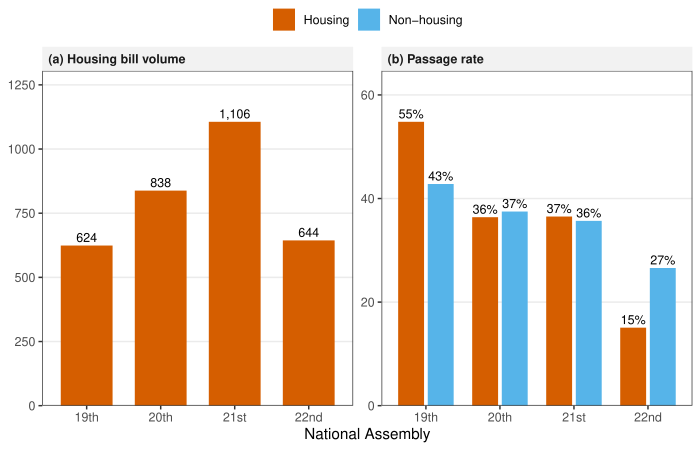

R code for this plot:
# fig_3.R
# Housing bill volume and passage rates across the 19th-22nd Assemblies.
# All numbers are computed from master_bills_{19-22}.parquet.

suppressPackageStartupMessages({
  library(arrow)
  library(dplyr)
  library(ggplot2)
  library(tidyr)
})

data_dir <- Sys.getenv("KBL_DATA",
                      "/Users/kyusik/Desktop/kyusik-github/kna/data/processed")

# ---- 1. Load bills for the 19th-22nd Assemblies ----------------------------
bills <- bind_rows(lapply(19:22, function(a) {
  read_parquet(file.path(data_dir, sprintf("master_bills_%d.parquet", a)))
}))

# ---- 2. Housing classification ---------------------------------------------
# Broad Korean housing / real-estate keyword set applied to bill title.
housing_pattern <- paste(
  "\uc8fc\ud0dd",       # 주택
  "\ubd80\ub3d9\uc0b0", # 부동산
  "\uc784\ub300",       # 임대
  "\uc804\uc138",       # 전세
  "\uc6d4\uc138",       # 월세
  "\uc7ac\uac1c\ubc1c", # 재개발
  "\uc7ac\uac74\ucd95", # 재건축
  "\uc8fc\uac70",       # 주거
  "\ud0dd\uc9c0",       # 택지
  "\ubd84\uc591",       # 분양
  "\uc784\ucc28",       # 임차
  "\uac74\ucd95",       # 건축
  sep = "|")

bills <- bills %>%
  mutate(
    is_housing = grepl(housing_pattern, bill_nm),
    passed_bin = ifelse(is.na(passed), 0, as.integer(passed))
  )

# ---- 3. Aggregate counts & passage rates -----------------------------------
agg <- bills %>%
  group_by(age, is_housing) %>%
  summarise(
    n_bills   = dplyr::n(),
    pass_rate = mean(passed_bin == 1),
    .groups   = "drop"
  ) %>%
  mutate(
    assembly = factor(age, levels = 19:22,
                      labels = c("19th", "20th", "21st", "22nd")),
    category = ifelse(is_housing, "Housing", "Non-housing")
  )

# Volume panel: housing only
panel_a <- agg %>%
  filter(is_housing) %>%
  transmute(
    assembly,
    category,
    panel = "(a) Housing bill volume",
    value = n_bills,
    label = formatC(n_bills, format = "d", big.mark = ",")
  )

# Passage-rate panel: housing vs non-housing
panel_b <- agg %>%
  transmute(
    assembly,
    category,
    panel = "(b) Passage rate",
    value = pass_rate * 100,
    label = sprintf("%.0f%%", pass_rate * 100)
  )

plot_df <- bind_rows(panel_a, panel_b) %>%
  mutate(panel = factor(panel,
                        levels = c("(a) Housing bill volume",
                                   "(b) Passage rate")))

# ---- 4. Plot ---------------------------------------------------------------
okabe <- c("#E69F00", "#56B4E9", "#009E73", "#0072B2",
           "#D55E00", "#CC79A7", "#000000")

fill_map <- c("Housing" = okabe[5], "Non-housing" = okabe[2])

p <- ggplot(plot_df, aes(x = assembly, y = value,
                         fill = category, group = category)) +
  geom_col(position = position_dodge(width = 0.8),
           width = 0.7, colour = NA) +
  geom_text(aes(label = label),
            position = position_dodge(width = 0.8),
            vjust = -0.4, size = 3) +
  facet_wrap(~ panel, scales = "free_y") +
  scale_fill_manual(values = fill_map, name = NULL) +
  scale_y_continuous(expand = expansion(mult = c(0, 0.18))) +
  labs(x = "National Assembly", y = NULL) +
  theme_bw(base_size = 11) +
  theme(
    legend.position   = "top",
    legend.margin     = margin(0, 0, 0, 0),
    panel.grid.minor  = element_blank(),
    panel.grid.major.x = element_blank(),
    strip.background  = element_rect(fill = "grey95", colour = NA),
    strip.text        = element_text(face = "bold", hjust = 0)
  )

# ---- 5. Save ---------------------------------------------------------------
out_path <- "/Users/kyusik/Desktop/kyusik-claude/kna-research-agents/articles/figures/2026-04-05_r8/fig_3.pdf"
dir.create(dirname(out_path), showWarnings = FALSE, recursive = TRUE)
ggsave(out_path, p, width = 7, height = 4.5)
